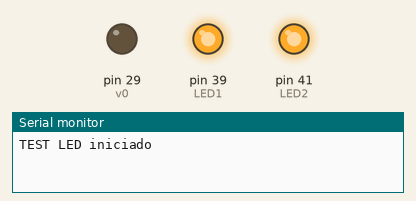
A sketch run on a simulated Arduino Mega 2560, built with avr-gcc and run on an emulated ATmega2560. Parts: output pins drawn as LEDs (lit = HIGH), the last lines printed to the serial monitor.

Above: at 2.5 s.
At 7.5 s:
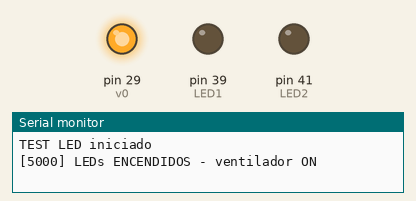
Timing chart, 0 to 13.0 s (numbered marks = the images above):
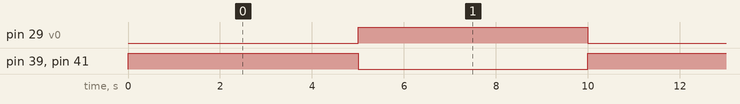

Measured:
- by itself, pin 29 (v0), pin 39 (LED1), pin 41 (LED2): alternates HIGH for 5.0 s and LOW for 5.0 s

The sketch:

TEST_LED.ino
```cpp
// TEST_LED.ino
// Verifica que los LEDs enciendan y apaguen correctamente según los tiempos configurados.
// Observar con multímetro o mirando físicamente los LEDs.

#define LED1 39
#define LED2 41
#define v0   29

unsigned long previousMillis_LED = 0;
bool LED_state = 0;

// Tiempos cortos para verificar rápido
unsigned long interval_LED_on  = 5000;
unsigned long interval_LED_off = 5000;

void setup() {
  Serial.begin(9600);
  pinMode(LED1, OUTPUT);
  pinMode(LED2, OUTPUT);
  pinMode(v0, OUTPUT);
  digitalWrite(LED1, HIGH); // apagado
  digitalWrite(LED2, HIGH); // apagado
  digitalWrite(v0, LOW);
  Serial.println("TEST LED iniciado");
}

void loop() {
  unsigned long currentMillis = millis();

  if (LED_state == LOW && currentMillis - previousMillis_LED >= interval_LED_off) {
    digitalWrite(LED1, LOW);   // encender
    digitalWrite(LED2, LOW);
    digitalWrite(v0, HIGH);    // ventilador LED encendido
    LED_state = HIGH;
    previousMillis_LED = currentMillis;
    Serial.print("[");
    Serial.print(millis());
    Serial.println("] LEDs ENCENDIDOS - ventilador ON");

  } else if (LED_state == HIGH && currentMillis - previousMillis_LED >= interval_LED_on) {
    digitalWrite(LED1, HIGH);  // apagar
    digitalWrite(LED2, HIGH);
    digitalWrite(v0, LOW);     // ventilador LED apagado
    LED_state = LOW;
    previousMillis_LED = currentMillis;
    Serial.print("[");
    Serial.print(millis());
    Serial.println("] LEDs APAGADOS - ventilador OFF");
  }
}

// RESULTADO ESPERADO:
// [1000] LEDs ENCENDIDOS - ventilador ON
// [3000] LEDs APAGADOS  - ventilador OFF
// [4000] LEDs ENCENDIDOS - ventilador ON
// ...y así sucesivamente
```
